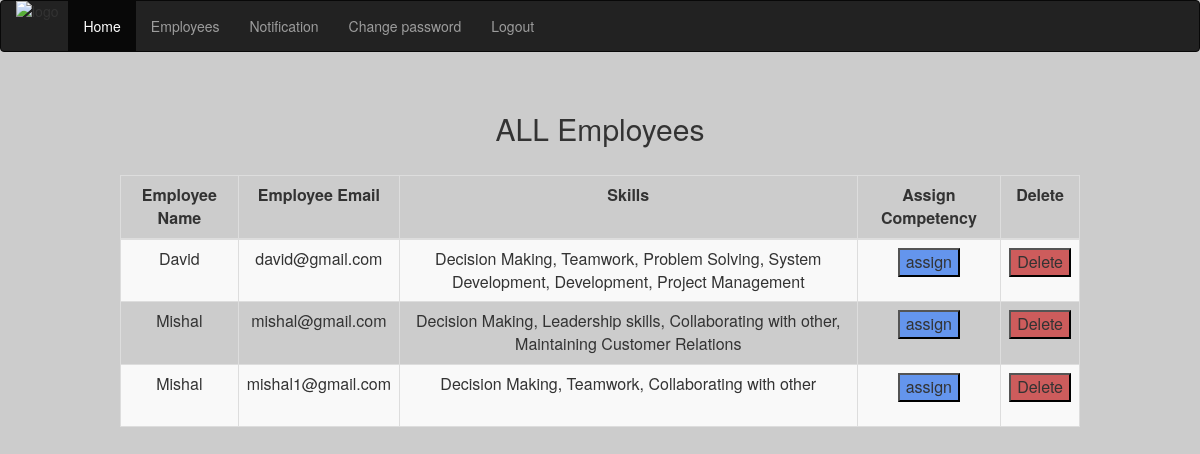
/seeemployees.php, run on the app's committed database.
### tables this page shows
CREATE TABLE `user` (
  `id` int(10) NOT NULL,
  `name` varchar(30) NOT NULL,
  `email` varchar(50) NOT NULL,
  `username` varchar(30) NOT NULL,
  `pass` varchar(30) NOT NULL,
  `gender` varchar(10) NOT NULL,
  `skills` varchar(300) NOT NULL,
  `role` varchar(50) NOT NULL,
  `status` varchar(1) NOT NULL DEFAULT 'N',
  `active` varchar(1) NOT NULL DEFAULT 'Y',
  `cdimension` varchar(50) NOT NULL DEFAULT 'Not Assigned Yet',
  `competency` varchar(30) NOT NULL DEFAULT 'Not Assigned Yet',
  `projectassigned` varchar(50) NOT NULL DEFAULT 'N',
  `cassigned` varchar(1) NOT NULL DEFAULT 'N',
  `city` varchar(30) NOT NULL,
  `project` varchar(30) NOT NULL,
  `duration` varchar(30) NOT NULL
);

### seeemployees.php (the view, shortened to what this page needs)
<?php
include_once("connect.php");
?>
<html>
<head>
    <?php
    include ('BootstrapLinks.php');
    ?>
</head>
<body>
<?php
include ('adminnav.php');
?>
<br/>
<div class="box-body responsive" style="margin-left: 10%; margin-right: 10%">
    <h2 style="text-align: center"> ALL Employees </h2> <br>
    <table class="table table-bordered table-striped" >
        <thead style="font-weight: bold; text-align: center">
        <tr>
            <td>Employee Name</td>
            <td>Employee Email</td>
            <td>Skills</td>
            <td>Assign Competency</td>
            <td>Delete</td>
        </tr>
        </thead>
        <tbody>
        <?php
        $sql = " select * from user where active = 'Y'";
        $res = mysqli_query($con,$sql);
        if($res == true) {
            while ($r = mysqli_fetch_assoc($res)) {
                ?>
                <tr style="text-align: center">
                    <td>
                        <?php echo $r['name'] ?>
                    </td>
                    <td> <?php echo $r['email'] ?></td>
                    <td>
                        <?php
                        echo $r['skills']
                        ?>
                    </td>
                    <td>
                        <form action="assign.php" method="post">
                            <input type="submit" placeholder="assign" value="assign" style="background-color: cornflowerblue">
                        </form>
                    </td>
                    <td>
                        <form action="deleteemploye.php" method="post">
                            <input type="submit" placeholder="Delete" value="Delete" style="background-color: indianred">
                        </form>
                    </td>
                </tr>
                <?php
            }
        }
        ?>
        </tbody>
    </table>
</div>
</body>
</html>

### BootstrapLinks.php (shortened to what this page needs)
<link rel="stylesheet" href="https://cdnjs.cloudflare.com/ajax/libs/font-awesome/4.7.0/css/font-awesome.min.css">
<link rel="stylesheet" href="bootstrap/css/bootstrap.min.css" >
<link rel="stylesheet" href="style.css">

### adminnav.php
<nav class="navbar navbar-inverse">
    <div class="container-fluid">
        <div class="navbar-header">
            <img src="imges/logo.png" alt="logo" style="max-width: 100px; max-height: 50px; margin-right: 10px">
        </div>
        <ul class="nav navbar-nav">
            <li class="active"><a href="view.php">Home</a></li>
            <li><a href="seeemployees.php">Employees</a></li>
            <li><a href="notification.php">Notification</a></li>
            <li><a href="changepassword.php">Change password</a></li>
            <li><a href="logout.php">Logout</a></li>
            <li><a href="#"></a></li>
        </ul>
    </div>
</nav>

### style.css (style rules this page uses)
body { background-image: url("imges/bg.jpg"); background-color: #cccccc; }

### data on the page
user: name "David", email "david@gmail.com", skills "Decision Making, Teamwork, Problem Solving, System Development, Development, Project Management"
user: name "Mishal", email "mishal@gmail.com", skills "Decision Making, Leadership skills, Collaborating with other, Maintaining Customer Relations"
user: name "Mishal", email "mishal1@gmail.com", skills "Decision Making, Teamwork, Collaborating with other"
